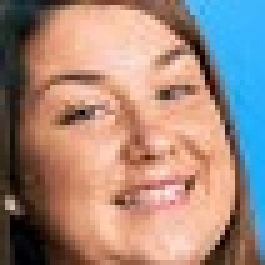
#> input picture exemplos_test/face.jpg, 53 x 53 px (shown 5 times larger)
$ python __init__.py
#> lines starting #> are read from the running program, lines starting #| are printed output that depends on the picture; after the words box and inside, x2 and y2 are one past the last pixel; in counts of white or black regions, pixels touching at a corner belong together; long printed decimals are rounded
### utils/convert.py
import csv
import colorsys
import numpy as np
import cv2

def ler_csv(nome_arquivo):
    base = []
    with open(nome_arquivo, 'r', newline='') as arquivo_csv:
        leitor_csv = csv.reader(arquivo_csv, delimiter=',')
        for linha in leitor_csv:
           base.append([linha[0],linha[2]])
    return base

def on_replace(base):
    lista_rgba = [cor[1].replace("rgba(", "").replace(")", "").split(",") for cor in base]

    for i in range(len(base)):
        base[i][1] = lista_rgba[i]
    return base


def convert_hsv(base):
    for i in range(len(base)):
        r, g, b, a = base[i][1]
        r = float(r)
        g = float(g)
        b = float(b)
        a = float(a)
        r /= 255.0
        g /= 255.0
        b /= 255.0
        h, s, v = colorsys.rgb_to_hsv(r, g, b)

        h *= 360.0
        s *= 100.0
        v = 100.0
        base[i][1] = [h,s,v]

    return base

def distancia_eucliana(vetor):
    nome_arquivo = 'Maquiagem_sheets.csv'
    base = ler_csv(nome_arquivo)
    baseReplace = on_replace(base)
    baseHSV = convert_hsv(baseReplace)
    vetor = [float(num) for num in vetor]

    resultado = np.array(vetor)
    lista_hsv = [base[1] for base in baseHSV]
    lista_hsv = np.array(lista_hsv)
    distancias = np.linalg.norm(resultado - lista_hsv, axis=1)
    indice_cor_aproximada = np.argmin(distancias)
    cor_aproximada = baseHSV[indice_cor_aproximada]
    return cor_aproximada

# [31 lines left out: functions float_rgb, encontrar_cor_proxima, select_base, not called in this run]


arr = ler_csv("Maquiagem_sheets.csv")
#> (reads Maquiagem_sheets.csv from the repository)
arr = on_replace(arr)
arr = convert_hsv(arr)
print(arr)

### face/face_detect.py
import cv2 as cv
from pathlib import Path
import os
from random import randint
import numpy as np
import sys


class Face_Detect:
    def __init__(self,in_path,user=f'{randint(0,sys.maxsize)}',cascade_classifier="modelos/haarcascade_frontalface_default.xml",out_path="img_cortadas"):
#> called with in_path = 'exemplos_test/face.jpg', user = '7106521602475165645', out_path = 'img_cortadas'
        self.__in_path = in_path
        self.out_path = out_path
        self.id = user
        self.img = cv.imread(self.__in_path)
#> self.img is the input picture: shape (53, 53, 3); mean B, G, R 125.5, 136.1, 161.4
        self.cascade_classifier = cv.CascadeClassifier(cascade_classifier)

        if not os.path.exists(out_path):
            os.makedirs(out_path)

    def detect(self):
        gray = cv.cvtColor(self.img,cv.COLOR_BGR2GRAY)
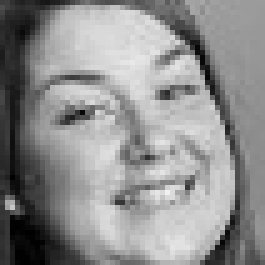
#> gray: shape (53, 53) (shown 5 times larger); min 0, max 240, mean 142.5
        faces = self.cascade_classifier.detectMultiScale(gray, scaleFactor=1.1, minNeighbors=5, minSize=(30, 30))
#> faces = [[1, 2, 50, 50]]

        for (x, y, w, h) in faces:
            roi_color = self.img[y:y+h, x:x+w]
            filename = f'{self.id}.jpg'
            path = os.path.join(self.out_path,filename)
            cv.imwrite(path, roi_color)
#> this loop made 1 pass
#> (x, y, w, h, filename) on pass 1: (1, 2, 50, 50, '7106521602475165645.jpg')
#> pass 1, in detect, `roi_color = self.img[y:y+h, x:x+w]`:
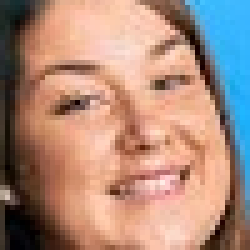
#> roi_color: shape (50, 50, 3) (shown 5 times larger); mean B, G, R 124, 138.5, 171.5
        return path


    def clear():
        pass

### face/face_skin_color.py
import numpy as np
import cv2 as cv

class Face_Skin_Color:
    LOWER_SKIN = np.array([0, 40, 30], dtype=np.uint8)
    UPPER_SKIN = np.array([20, 255, 255], dtype=np.uint8)

    def __init__(self, origin_path):
        self.origin_path = origin_path
        self.image = None
        try:
            self.image = cv.imread(self.origin_path)
            self.image_hsv = cv.cvtColor(self.image, cv.COLOR_BGR2HSV)
        except Exception as e:
            print(e)

        skin_mask = cv.inRange(self.image_hsv, Face_Skin_Color.LOWER_SKIN, Face_Skin_Color.UPPER_SKIN)
        self.skin_image = cv.bitwise_and(self.image, self.image, mask=skin_mask)
        '''
        cv.namedWindow("Skin",cv.WINDOW_GUI_EXPANDED)
        cv.imshow("Skin", skin_image)
        cv.waitKey(0)
        cv.destroyAllWindows()'''

    # [26 lines left out: function count_color, not called in this run]

    def mean_color(self):
        imagem_hsv = self.skin_image
        mask_preto = cv.inRange(imagem_hsv, (0, 0, 0), (179, 255, 10))
        pixels_nao_pretos = cv.bitwise_and(imagem_hsv, imagem_hsv, mask=~mask_preto)
        tom_medio_hsv = np.mean(pixels_nao_pretos, axis=(0, 1))
        print("Tom Médio em HSV:", tom_medio_hsv)
        return tom_medio_hsv


### __init__.py
from face.face_detect import Face_Detect
from face.face_skin_color import Face_Skin_Color
from utils.convert import distancia_eucliana

F = Face_Detect("exemplos_test/face.jpg")
path = F.detect()
#> path = 'img_cortadas/7106521602475165645.jpg'
print(path)
#| img_cortadas/7106521602475165645.jpg
A = Face_Skin_Color(path)
#> in __init__, `self.image_hsv = cv.cvtColor(self.image, cv.COLOR_BGR2HSV)`: self.image_hsv: shape (50, 50, 3); mean H, S, V 22.5, 112.3, 187.2
#> in __init__, `skin_mask = cv.inRange(self.image_hsv, Face_Skin_Color.LOWER_SKIN, Fac..`:
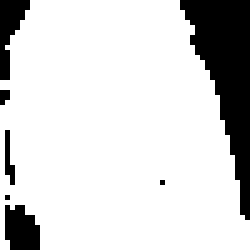
#> skin_mask: shape (50, 50) (shown 5 times larger); 83.5% white; 7 black regions (4 under 20 px), largest, box (x1, y1, x2, y2) and area: (36, 0, 50, 44) 290, (1, 41, 8, 50) 52, (0, 0, 6, 16) 50
#> in __init__, `self.skin_image = cv.bitwise_and(self.image, self.image, mask=skin_mask)`:
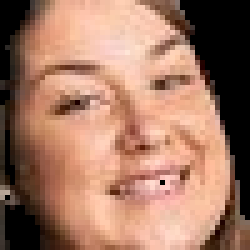
#> self.skin_image: shape (50, 50, 3) (shown 5 times larger); mean B, G, R 99.5, 119.4, 162.2
tom = A.mean_color()
#> in mean_color, `tom_medio_hsv = np.mean(pixels_nao_pretos, axis=(0, 1))`: tom_medio_hsv = [99.51, 119.4, 162.2]
#| Tom Médio em HSV: [ 99.5136 119.4304 162.2112]
#> tom = [99.51, 119.4, 162.2]
print(distancia_eucliana(tom))
#> in distancia_eucliana, `distancias = np.linalg.norm(resultado - lista_hsv, axis=1)`: distancias = 30 values, max 142.9 at index 2, min 114 at index 22, mean 123.7
#> in distancia_eucliana, `indice_cor_aproximada = np.argmin(distancias)`: indice_cor_aproximada = 22
#> in distancia_eucliana, `cor_aproximada = baseHSV[indice_cor_aproximada]`: cor_aproximada = 2 items
#| ['SHEGLAM Complexion Pro Base fosca respirável de longa duração-Mocha\n', [25.618, 58.940, 100.0]]
